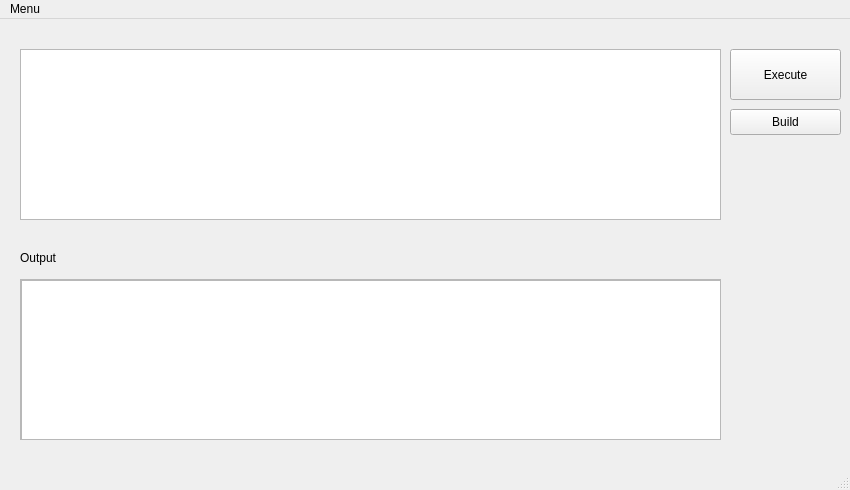
<?xml version="1.0" encoding="UTF-8"?>
<ui version="4.0">
 <class>JIDE</class>
 <widget class="QMainWindow" name="JIDE">
  <property name="geometry">
   <rect>
    <x>0</x>
    <y>0</y>
    <width>850</width>
    <height>490</height>
   </rect>
  </property>
  <property name="windowTitle">
   <string>JIDE</string>
  </property>
  <widget class="QWidget" name="centralwidget">
   <widget class="QWidget" name="verticalLayoutWidget">
    <property name="geometry">
     <rect>
      <x>20</x>
      <y>30</y>
      <width>701</width>
      <height>171</height>
     </rect>
    </property>
    <layout class="QVBoxLayout" name="verticalLayout">
     <item>
      <widget class="QPlainTextEdit" name="codeEdit"/>
     </item>
    </layout>
   </widget>
   <widget class="QLabel" name="outputLabel">
    <property name="geometry">
     <rect>
      <x>20</x>
      <y>230</y>
      <width>54</width>
      <height>17</height>
     </rect>
    </property>
    <property name="text">
     <string>Output</string>
    </property>
   </widget>
   <widget class="QScrollArea" name="scrollArea">
    <property name="geometry">
     <rect>
      <x>20</x>
      <y>260</y>
      <width>701</width>
      <height>161</height>
     </rect>
    </property>
    <property name="widgetResizable">
     <bool>true</bool>
    </property>
    <widget class="QWidget" name="scrollAreaWidgetContents_3">
     <property name="geometry">
      <rect>
       <x>0</x>
       <y>0</y>
       <width>699</width>
       <height>159</height>
      </rect>
     </property>
     <widget class="QTextBrowser" name="textBrowser">
      <property name="geometry">
       <rect>
        <x>0</x>
        <y>0</y>
        <width>701</width>
        <height>161</height>
       </rect>
      </property>
     </widget>
    </widget>
   </widget>
   <widget class="QPushButton" name="executeButton">
    <property name="geometry">
     <rect>
      <x>730</x>
      <y>30</y>
      <width>111</width>
      <height>51</height>
     </rect>
    </property>
    <property name="text">
     <string>Execute</string>
    </property>
   </widget>
   <widget class="QPushButton" name="buildButton">
    <property name="geometry">
     <rect>
      <x>730</x>
      <y>90</y>
      <width>111</width>
      <height>26</height>
     </rect>
    </property>
    <property name="text">
     <string>Build</string>
    </property>
   </widget>
  </widget>
  <widget class="QMenuBar" name="menubar">
   <property name="geometry">
    <rect>
     <x>0</x>
     <y>0</y>
     <width>850</width>
     <height>23</height>
    </rect>
   </property>
   <widget class="QMenu" name="menuMenu">
    <property name="title">
     <string>Menu</string>
    </property>
    <widget class="QMenu" name="menufile">
     <property name="title">
      <string>File</string>
     </property>
     <addaction name="actionOpen_CTRL_O"/>
     <addaction name="actionSave_CTRL_S"/>
     <addaction name="actionClose_CTRL_Q"/>
    </widget>
    <widget class="QMenu" name="menuInfo">
     <property name="title">
      <string>Info</string>
     </property>
     <addaction name="actionDeveloper_Lilly_Dev"/>
     <addaction name="actionEngine_Qt_Creator"/>
    </widget>
    <addaction name="menufile"/>
    <addaction name="menuInfo"/>
   </widget>
   <addaction name="menuMenu"/>
  </widget>
  <widget class="QStatusBar" name="statusbar"/>
  <action name="actionOpen_CTRL_O">
   <property name="text">
    <string>Open | CTRL+O |</string>
   </property>
   <property name="toolTip">
    <string>Opens a file of your choosing!</string>
   </property>
   <property name="shortcut">
    <string>Ctrl+O</string>
   </property>
   <property name="menuRole">
    <enum>QAction::ApplicationSpecificRole</enum>
   </property>
  </action>
  <action name="actionSave_CTRL_S">
   <property name="text">
    <string>Save | CTRL+S |</string>
   </property>
   <property name="toolTip">
    <string>Saves your work to the file chosen!</string>
   </property>
   <property name="shortcut">
    <string>Ctrl+S</string>
   </property>
  </action>
  <action name="actionClose_CTRL_Q">
   <property name="text">
    <string>Close | CTRL+Q |</string>
   </property>
   <property name="toolTip">
    <string>Close and quits the app without saving!</string>
   </property>
   <property name="shortcut">
    <string>Ctrl+Q</string>
   </property>
   <property name="menuRole">
    <enum>QAction::QuitRole</enum>
   </property>
  </action>
  <action name="actionDeveloper_Lilly_Dev">
   <property name="text">
    <string>Developer: Lilly Dev</string>
   </property>
   <property name="toolTip">
    <string>The Developer!</string>
   </property>
   <property name="shortcut">
    <string>Ctrl+Shift+D</string>
   </property>
  </action>
  <action name="actionEngine_Qt_Creator">
   <property name="text">
    <string>Engine: Qt Creator</string>
   </property>
   <property name="toolTip">
    <string>Information about the engine used to build J-IDE</string>
   </property>
   <property name="shortcut">
    <string>Ctrl+Shift+E, Return</string>
   </property>
  </action>
 </widget>
 <resources/>
 <connections/>
</ui>
